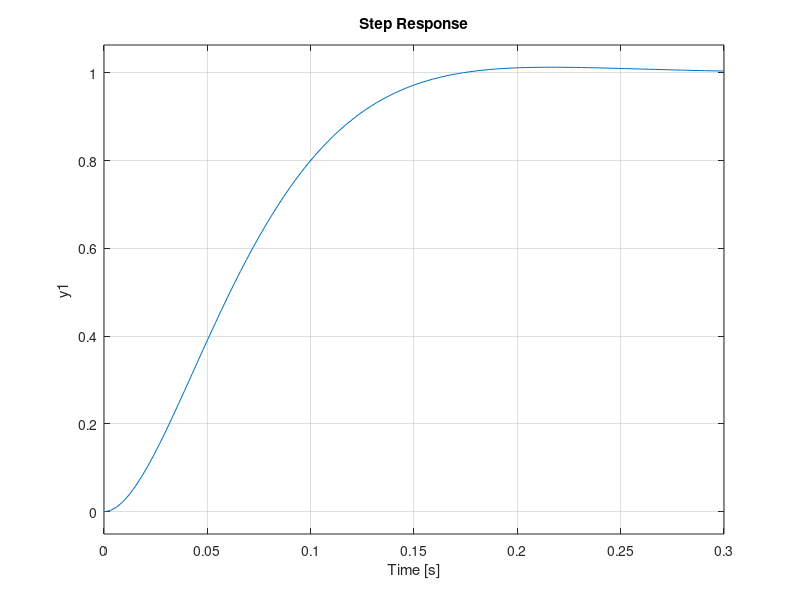

MATLAB code for this plot:
%% DC motor (servo) - Routh-Hurwitz Control Design
% DC motor from Chapter 1 with a negligible armature inductance. The input is 
% the armature voltage v and the output is the shaft angle theta. The values 
% are those of the ball-on-plate servo.

clear all
close all

Km = 1.53;          % steady-state speed gain [rad/(V s)]
tau = 0.0248;       % time constant [s]
s = tf('s');

G = Km/(s*(tau*s+1));
%% P controller
% With C(s) = K the characteristic equation is s(tau s + 1) + Km K = 0, i.e.,
% 
% $$P(s) = \tau s^2 + s + K_m K$$
% 
% Routh table:
% 
%   s^2 | tau      Km*K
%   s^1 | 1        0
%   s^0 | Km*K
% 
% The closed loop is stable for any K > 0 (for a second order polynomial, 
% Routh-Hurwitz simply says that all coefficients must be positive).
%% 
% Since every K > 0 is stable, we pick K using another requirement. For 
% example, the closed loop poles are
% 
% $$s = \frac{-1 \pm \sqrt{1 - 4\tau K_m K}}{2\tau}$$
% 
% and they become complex for K > 1/(4 tau Km) = 6.6. With K = 10 they are 
% slightly complex (small overshoot) and fast:

K = 10;
C = K;
pole(minreal(C*G/(1+C*G)))
step(minreal(C*G/(1+C*G)));
%% 
% G has a pole at the origin, so the steady state error to step inputs is 
% zero. To try this controller in DCM_Realtime_Demo, type this in its C(s) box
% 
%   10

[numC, denC] = tfdata(tf(C), 'v')
